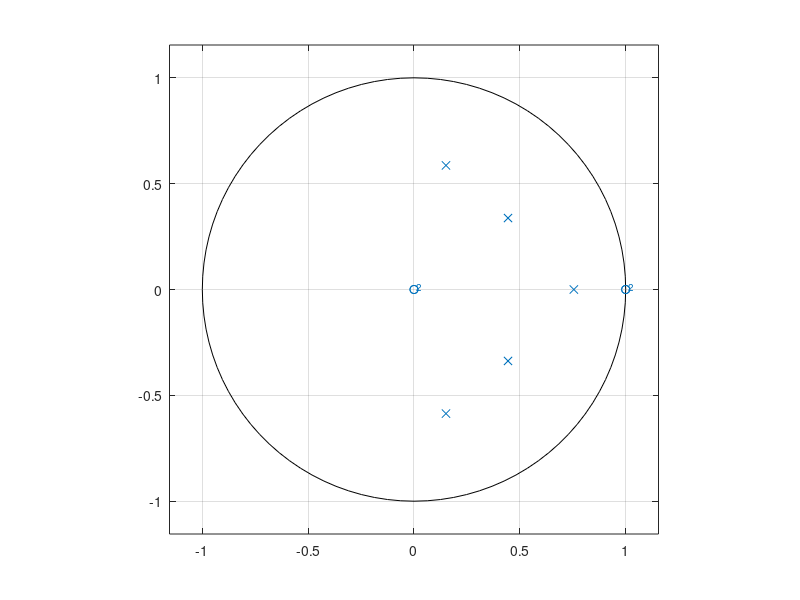
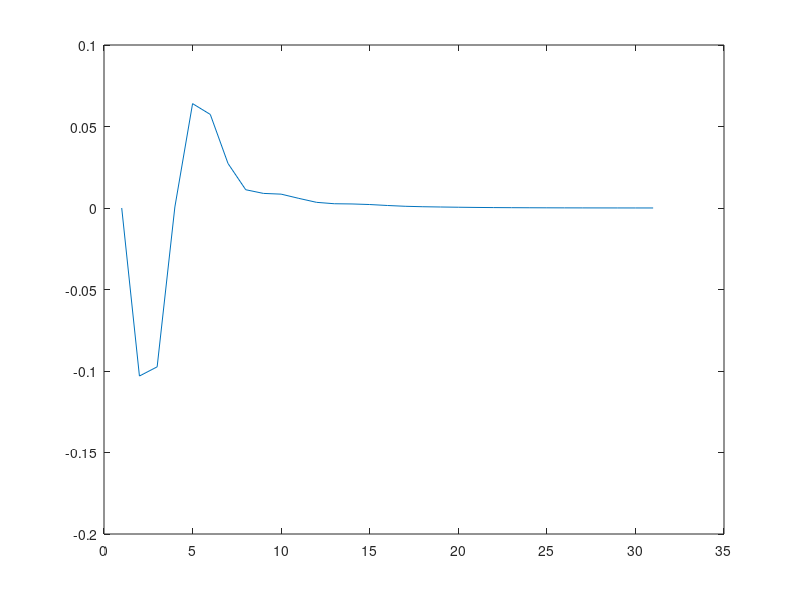

Write the MATLAB code that produced these figures, in order.
clear all;clc;
load('down_data.mat');

R = [1,-1.205227573785277,0.333523029149839];
S = [-0.379683429745841,5.377649837140578e-2,0.107155478091893];

r0  = R(1); r1 = R(2); r2 = R(3);
s0  = S(1); s1 = S(2); s2 = S(3);

Ac0 = A0*r0
Ac1 = A0*r1 + A1*r0 + B1*s0
Ac2 = A0*r2 + A1*r1 + A2*r0 + B1*s1 + (B2-B1)*s0
Ac3 = A1*r2 + A2*r1 + B1*s2 + (B2-B1)*s1 + (-B2)*s0
Ac4 = A2*r2 + (B2-B1)*s2 + (-B2)*s1
Ac5 = (-B2)*s2

T   = r0 + r1 + r2;
BT0 = T*B0
BT1 = T*B1
BT2 = T*(B2-B1)
BT3 = T*(-B2)

sys=tf([BT0 BT1 BT2 BT3 0 0],[Ac0 Ac1 Ac2 Ac3 Ac4 Ac5],-1)
zplane([BT0 BT1 BT2 BT3 0 0],[Ac0 Ac1 Ac2 Ac3 Ac4 Ac5]);
figure;plot(step(sys));

steady_state_gain = (BT0+BT1+BT2+BT3)/(Ac0+Ac1+Ac2+Ac3+Ac4+Ac5)

disp(['v = ', num2str(T), '*r + (', num2str(-s0), ')*y + (', num2str(-s1), ')*samples(100,3) + (', num2str(-s2), ')*samples(99,3) + (', num2str(-r1), ')*x + (', num2str(-r2), ')*samples(100,5)']);
